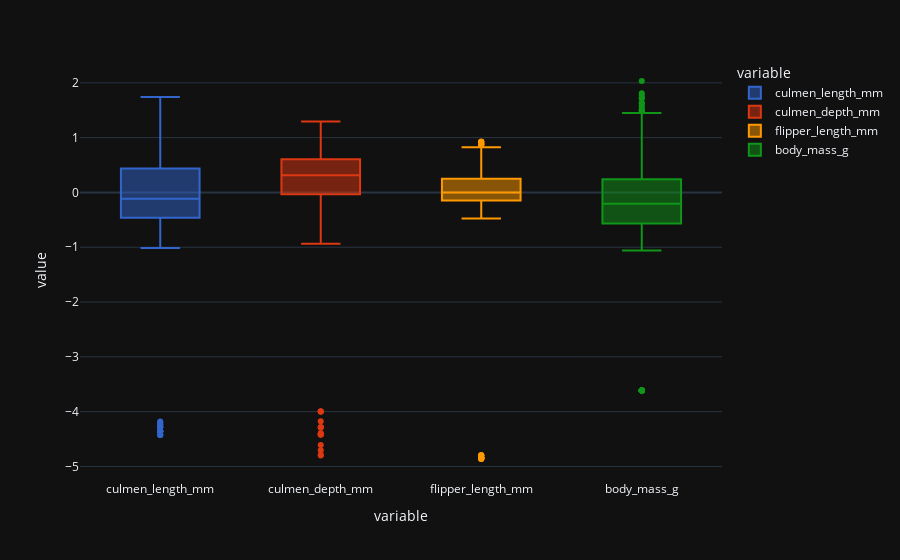

The code cell stored with this chart in its notebook:
### Code cell
X_num = dataframe.columns.tolist()[:4]
px.box(
    data_frame=training[X_num],
    color='variable',  # use 'variable' when color applies to X-axis values specifically
    color_discrete_map={X_num[i]:x for i, x in enumerate(px.colors.qualitative.G10[:4])},
)

### Figure 1 — Plotly figure (JSON) as saved in the notebook; plotly's stock layout.template omitted (floating-point values rounded to 4 significant figures; data arrays with more than 128 entries replaced by an {"elided": "..."} marker saying what was removed)
{"data": [{"alignmentgroup": "True", "hovertemplate": "variable=%{x}<br>value=%{y}<extra></extra>", "legendgroup": "culmen_length_mm", "marker": {"color": "#3366CC"}, "name": "culmen_length_mm", "notched": false, "offsetgroup": "culmen_length_mm", "orientation": "v", "showlegend": true, "x": {"elided": "415 str values"}, "x0": " ", "xaxis": "x", "y": {"elided": "415 float values"}, "y0": " ", "yaxis": "y", "type": "box"}, {"alignmentgroup": "True", "hovertemplate": "variable=%{x}<br>value=%{y}<extra></extra>", "legendgroup": "culmen_depth_mm", "marker": {"color": "#DC3912"}, "name": "culmen_depth_mm", "notched": false, "offsetgroup": "culmen_depth_mm", "orientation": "v", "showlegend": true, "x": {"elided": "415 str values"}, "x0": " ", "xaxis": "x", "y": {"elided": "415 float values"}, "y0": " ", "yaxis": "y", "type": "box"}, {"alignmentgroup": "True", "hovertemplate": "variable=%{x}<br>value=%{y}<extra></extra>", "legendgroup": "flipper_length_mm", "marker": {"color": "#FF9900"}, "name": "flipper_length_mm", "notched": false, "offsetgroup": "flipper_length_mm", "orientation": "v", "showlegend": true, "x": {"elided": "415 str values"}, "x0": " ", "xaxis": "x", "y": {"elided": "415 float values"}, "y0": " ", "yaxis": "y", "type": "box"}, {"alignmentgroup": "True", "hovertemplate": "variable=%{x}<br>value=%{y}<extra></extra>", "legendgroup": "body_mass_g", "marker": {"color": "#109618"}, "name": "body_mass_g", "notched": false, "offsetgroup": "body_mass_g", "orientation": "v", "showlegend": true, "x": {"elided": "415 str values"}, "x0": " ", "xaxis": "x", "y": {"elided": "415 float values"}, "y0": " ", "yaxis": "y", "type": "box"}], "layout": {"xaxis": {"anchor": "y", "domain": [0.0, 1.0], "title": {"text": "variable"}, "categoryorder": "array", "categoryarray": ["culmen_length_mm", "culmen_depth_mm", "flipper_length_mm", "body_mass_g"]}, "yaxis": {"anchor": "x", "domain": [0.0, 1.0], "title": {"text": "value"}}, "legend": {"title": {"text": "variable"}, "tracegroupgap": 0}, "margin": {"t": 60}, "boxmode": "overlay"}}
